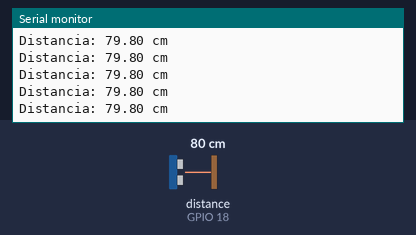
Recording of a sketch running on a simulated ESP32. Shown: the last lines printed to the serial monitor. Wiring (inferred from the names in the program): ultrasonic range finder: trigger GPIO 5; echo GPIO 18. The inputs (shaded band) are chosen by the test bench; at power-on: distance to the obstacle (sensor on GPIO 18) 80 cm. The echo pulse lasts 58.3 µs per cm.

Above: at 1.4 s.
1.5 s: distance to the obstacle (sensor on GPIO 18) set to 96 cm
At 1.58 s:
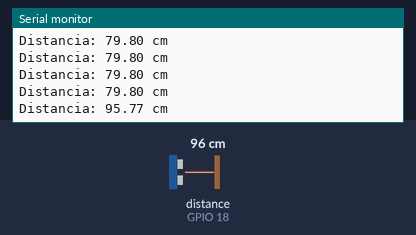
3.0 s: distance to the obstacle (sensor on GPIO 18) set to 104 cm
At 3.08 s:
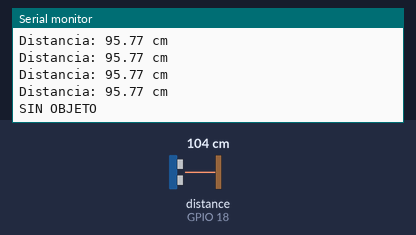

Measured:
- the behaviour switches between 100 and 101 cm on distance to the obstacle (sensor on GPIO 18) (found by bisection; images 1 and 2)
- after the input at 1.5 s, the serial monitor: prints a new line after 0.08 s (image 1)
- after the input at 3.0 s, the serial monitor: prints a new line after 0.08 s (image 2)

The sketch:

esp32_hcsr04_modular.ino
```cpp
// ==============================================================================
// UNIVERSIDAD NACIONAL DE SAN ANTONIO ABAD DEL CUSCO (UNSAAC)
// FACULTAD DE INGENIERÍA ELÉCTRICA, ELECTRÓNICA, INFORMÁTICA Y MECÁNICA
// ESCUELA PROFESIONAL DE INGENIERÍA INFORMÁTICA Y DE SISTEMAS
//
// ASIGNATURA : Robótica
// PRÁCTICA   : Laboratorio N.° 03 - Medición de Distancia con ESP32 y HC-SR04
// AUTOR      : Noe Franklin Choquenaira Quispe (Cód. 133962)
// DOCENTE    : Jose Mauro Pillco Quispe
// ==============================================================================
// ARCHIVO: esp32_hcsr04_modular.ino
// DESCRIPCIÓN:
//   Versión modular, orientada a objetos y con arquitectura profesional.
//   - Encapsula el sensor en la clase HCSR04Sensor.
//   - Utiliza temporización no bloqueante basada en millis() para evitar delays.
//   - Incorpora compensación térmica de la velocidad del sonido.
//   - Aplica filtro de mediana para eliminar espurias y rebotes espurios.
//   - Soporta tres formatos de salida serial: Human-Readable, CSV y JSON.
// ==============================================================================

#include "config.h"
#include "HCSR04.h"

// Instanciación del sensor ultrasónico con parámetros de configuración
HCSR04Sensor sensor(
    PIN_TRIG,
    PIN_ECHO,
    ECHO_TIMEOUT_US,
    DISTANCIA_MIN_CM,
    DISTANCIA_MAX_CM,
    calcularVelocidadSonido(TEMPERATURA_AMBIENTE_C)
);

// Variable para control de tiempo no bloqueante
unsigned long tiempoAnteriorMs = 0;

void imprimirCabeceraInicio()
{
  Serial.println();
  Serial.println("================================================================");
  Serial.println("   UNSAAC - LAB 03: SISTEMA DE MEDICION ULTRASONICA ESP32        ");
  Serial.println("   Sensor HC-SR04 | Arquitectura Modular C++ y No Bloqueante    ");
  Serial.println("================================================================");
  Serial.print(" - Pin TRIG (Disparo)        : GPIO "); Serial.println(PIN_TRIG);
  Serial.print(" - Pin ECHO (Recepción)       : GPIO "); Serial.println(PIN_ECHO);
  Serial.print(" - Temperatura Ambiente      : "); Serial.print(TEMPERATURA_AMBIENTE_C, 1); Serial.println(" °C");
  Serial.print(" - Velocidad del Sonido      : "); Serial.print(calcularVelocidadSonido(TEMPERATURA_AMBIENTE_C) * 10000.0f, 2); Serial.println(" m/s");
  Serial.print(" - Rango Operativo Útil      : ["); Serial.print(DISTANCIA_MIN_CM, 1); Serial.print(" cm - "); Serial.print(DISTANCIA_MAX_CM, 1); Serial.println(" cm]");
  Serial.print(" - Muestreo No Bloqueante    : cada "); Serial.print(SAMPLING_INTERVAL_MS); Serial.println(" ms");
  Serial.println("================================================================");
  Serial.println("HC-SR04 listo para mediciones");
  Serial.println();
}

void setup()
{
  Serial.begin(SERIAL_BAUDRATE);
  while (!Serial && millis() < 3000) {
    // Espera activa defensiva para consolas CDC/USB nativas si aplica
  }

  sensor.begin();
  imprimirCabeceraInicio();

  tiempoAnteriorMs = millis();
}

void loop()
{
  unsigned long tiempoActualMs = millis();

  // Control no bloqueante del ciclo de muestreo
  if (tiempoActualMs - tiempoAnteriorMs >= SAMPLING_INTERVAL_MS)
  {
    tiempoAnteriorMs = tiempoActualMs;

    EstadoMedicion estado;
    // Lectura con filtro de mediana de 3 muestras (delay inter-muestra de 5 ms)
    float distancia = sensor.leerDistanciaFiltrada(3, 5, estado);

    #if CURRENT_OUTPUT_FORMAT == OUTPUT_FORMAT_HUMAN
      // Formato fiel al informe del laboratorio
      switch (estado)
      {
        case MEDICION_OK:
          Serial.print("Distancia: ");
          Serial.print(distancia, 2);
          Serial.println(" cm");
          break;

        case OBJETO_MUY_CERCA:
          Serial.println("Distancia: 0.00 cm");
          break;

        case FUERA_DE_RANGO:
        case SIN_ECO:
        default:
          Serial.println("SIN OBJETO");
          break;
      }

    #elif CURRENT_OUTPUT_FORMAT == OUTPUT_FORMAT_CSV
      // Formato CSV ideal para el data logger en Python: TimestampMs,DistanciaCm,Estado
      Serial.print(tiempoActualMs);
      Serial.print(",");
      Serial.print(distancia, 2);
      Serial.print(",");
      Serial.println(HCSR04Sensor::estadoAString(estado));

    #elif CURRENT_OUTPUT_FORMAT == OUTPUT_FORMAT_JSON
      // Formato JSON para microservicios e interfaces web
      Serial.print("{\"timestamp\":");
      Serial.print(tiempoActualMs);
      Serial.print(",\"distancia\":");
      Serial.print(distancia, 2);
      Serial.print(",\"estado\":\"");
      Serial.print(HCSR04Sensor::estadoAString(estado));
      Serial.println("\"}");

    #endif
  }
}
```

HCSR04.cpp
```cpp
#include "HCSR04.h"

HCSR04Sensor::HCSR04Sensor(uint8_t pinTrig, uint8_t pinEcho, unsigned long timeoutUs,
                           float distMin, float distMax, float velSonido)
    : _pinTrig(pinTrig), _pinEcho(pinEcho), _timeoutUs(timeoutUs),
      _distanciaMin(distMin), _distanciaMax(distMax), _velocidadSonido(velSonido)
{
}

void HCSR04Sensor::begin()
{
    pinMode(_pinTrig, OUTPUT);
    pinMode(_pinEcho, INPUT);
    digitalWrite(_pinTrig, LOW);
    delay(200); // Estabilización eléctrica del transductor
}

unsigned long HCSR04Sensor::dispararYMideTiempo()
{
    // Estabilización previa de la línea TRIG
    digitalWrite(_pinTrig, LOW);
    delayMicroseconds(2);

    // Pulso de disparo ultrasónico exacto de 10 microsegundos
    digitalWrite(_pinTrig, HIGH);
    delayMicroseconds(TRIGGER_PULSE_US);
    digitalWrite(_pinTrig, LOW);

    // Medición del ancho de pulso en alto generado en ECHO
    unsigned long duracionUs = pulseIn(_pinEcho, HIGH, _timeoutUs);
    return duracionUs;
}

float HCSR04Sensor::leerDistancia(EstadoMedicion &estado)
{
    unsigned long tiempoUs = dispararYMideTiempo();

    // Caso 1: No hubo eco de retorno dentro de la ventana de tiempo
    if (tiempoUs == 0)
    {
        estado = SIN_ECO;
        return -1.0f;
    }

    // Cálculo físico: d = (t * v) / 2
    float d = (tiempoUs * _velocidadSonido) / 2.0f;

    // Caso 2: Objeto pegado al transductor (zona ciega <= 3.0 cm)
    if (d <= _distanciaMin)
    {
        estado = OBJETO_MUY_CERCA;
        return 0.0f;
    }

    // Caso 3: Fuera del rango de trabajo práctico útil
    if (d > _distanciaMax)
    {
        estado = FUERA_DE_RANGO;
        return d;
    }

    // Caso 4: Medición válida normal
    estado = MEDICION_OK;
    return d;
}

float HCSR04Sensor::leerDistanciaFiltrada(uint8_t n, unsigned long delayMuestrasMs, EstadoMedicion &estado)
{
    if (n < 1) n = 1;
    if (n > 15) n = 15;

    float buffer[15];
    uint8_t validCount = 0;
    EstadoMedicion ultimoEstado = SIN_ECO;

    for (uint8_t i = 0; i < n; i++)
    {
        EstadoMedicion st;
        float val = leerDistancia(st);
        ultimoEstado = st;

        if (st == MEDICION_OK || st == OBJETO_MUY_CERCA)
        {
            buffer[validCount++] = val;
        }

        if (i < n - 1)
        {
            delay(delayMuestrasMs);
        }
    }

    // Si la mayoría de muestras no captaron eco
    if (validCount == 0)
    {
        estado = ultimoEstado;
        return (ultimoEstado == OBJETO_MUY_CERCA) ? 0.0f : -1.0f;
    }

    // Ordenamiento por inserción para obtener la mediana estadística (robusto a outliers)
    for (uint8_t i = 1; i < validCount; i++)
    {
        float key = buffer[i];
        int j = i - 1;
        while (j >= 0 && buffer[j] > key)
        {
            buffer[j + 1] = buffer[j];
            j--;
        }
        buffer[j + 1] = key;
    }

    float mediana = buffer[validCount / 2];

    if (mediana <= _distanciaMin)
    {
        estado = OBJETO_MUY_CERCA;
        return 0.0f;
    }

    estado = MEDICION_OK;
    return mediana;
}

void HCSR04Sensor::setTemperaturaAmbiente(float tempCelsius)
{
    _velocidadSonido = calcularVelocidadSonido(tempCelsius);
}

const char* HCSR04Sensor::estadoAString(EstadoMedicion estado)
{
    switch (estado)
    {
        case MEDICION_OK:
            return "MEDICION_OK";
        case OBJETO_MUY_CERCA:
            return "OBJETO_MUY_CERCA";
        case FUERA_DE_RANGO:
            return "FUERA_DE_RANGO";
        case SIN_ECO:
            return "SIN_OBJETO";
        default:
            return "DESCONOCIDO";
    }
}
```

HCSR04.h
```cpp
#ifndef HCSR04_H
#define HCSR04_H

#include <Arduino.h>
#include "config.h"

// Estados posibles de la medición
enum EstadoMedicion {
    MEDICION_OK,            // Medición válida y dentro del rango normal
    OBJETO_MUY_CERCA,       // Objeto pegado al sensor (zona ciega <= DISTANCIA_MIN_CM)
    FUERA_DE_RANGO,         // Medición superior a DISTANCIA_MAX_CM
    SIN_ECO                 // Timeout superado, no hay obstáculo reflectivo detectable
};

class HCSR04Sensor {
private:
    uint8_t _pinTrig;
    uint8_t _pinEcho;
    unsigned long _timeoutUs;
    float _distanciaMin;
    float _distanciaMax;
    float _velocidadSonido;

    // Métodos internos
    unsigned long dispararYMideTiempo();

public:
    /**
     * @brief Constructor del controlador del sensor HC-SR04
     * @param pinTrig Pin GPIO conectado al pin TRIG
     * @param pinEcho Pin GPIO conectado al pin ECHO (con divisor resistivo)
     * @param timeoutUs Tiempo máximo de espera en microsegundos
     * @param distMin Distancia mínima en cm (zona ciega)
     * @param distMax Distancia máxima en cm
     * @param velSonido Velocidad del sonido en cm/µs
     */
    HCSR04Sensor(uint8_t pinTrig = PIN_TRIG,
                 uint8_t pinEcho = PIN_ECHO,
                 unsigned long timeoutUs = ECHO_TIMEOUT_US,
                 float distMin = DISTANCIA_MIN_CM,
                 float distMax = DISTANCIA_MAX_CM,
                 float velSonido = VELOCIDAD_SONIDO_DEFAULT);

    /**
     * @brief Inicializa los pines GPIO y estabiliza el transductor
     */
    void begin();

    /**
     * @brief Realiza una lectura instantánea única
     * @param[out] estado Referencia donde se almacena el estado diagnóstico resultante
     * @return Distancia calculada en cm (o -1.0 si falla / sin eco)
     */
    float leerDistancia(EstadoMedicion &estado);

    /**
     * @brief Realiza múltiples lecturas y calcula la mediana para filtrar ruido espurio
     * @param n Cantidad de muestras a tomar (mínimo 1, máximo 15)
     * @param delayMuestrasMs Intervalo entre lecturas sucesivas del filtro
     * @param[out] estado Estado diagnóstico resultante de la mediana
     * @return Distancia filtrada en cm
     */
    float leerDistanciaFiltrada(uint8_t n, unsigned long delayMuestrasMs, EstadoMedicion &estado);

    /**
     * @brief Actualiza la velocidad del sonido según la temperatura ambiente
     * @param tempCelsius Temperatura ambiente en grados Celsius
     */
    void setTemperaturaAmbiente(float tempCelsius);

    /**
     * @brief Convierte un estado de medición a una cadena de texto legible
     */
    static const char* estadoAString(EstadoMedicion estado);
};

#endif // HCSR04_H
```

config.h
```cpp
#ifndef CONFIG_H
#define CONFIG_H

#include <Arduino.h>

// ==============================================================================
// CONFIGURACIÓN DE PINES HARDWARE (ESP32)
// ==============================================================================
// TRIG: Pin digital configurado como SALIDA para enviar el tren de pulsos (GPIO 5)
#define PIN_TRIG 5

// ECHO: Pin digital configurado como ENTRADA para medir el tiempo de retorno (GPIO 18)
// NOTA IMPORTANTE: La señal ECHO del sensor entrega 5V. Se debe utilizar un divisor
// de tensión resistivo (ej. 1kΩ y 2kΩ) para adecuar el nivel lógico a los 3.3V del ESP32.
#define PIN_ECHO 18

// ==============================================================================
// PARÁMETROS FÍSICOS Y DE CALIBRACIÓN
// ==============================================================================
// Temperatura ambiente estimada en grados Celsius (°C) en el laboratorio (Cusco ~18°C)
const float TEMPERATURA_AMBIENTE_C = 18.0f;

// Velocidad del sonido calculada dinámicamente según la temperatura:
// v(T) = 331.3 + (0.606 * T) [m/s]
// En cm/µs: v_us = (331.3 + 0.606 * T) * 100 / 1000000 = (331.3 + 0.606 * T) * 0.0001
inline float calcularVelocidadSonido(float tempC) {
    return (331.3f + (0.606f * tempC)) * 0.0001f; // ~0.03422 cm/µs a 18°C
}

// Velocidad por defecto estándar a 20°C: 0.0343 cm/µs
const float VELOCIDAD_SONIDO_DEFAULT = 0.0343f;

// ==============================================================================
// RANGOS Y UMBRALES DE MEDICIÓN
// ==============================================================================
// Umbral de zona ciega inferior (cm). Transductores saturados por rebote inmediato.
const float DISTANCIA_MIN_CM = 3.0f;

// Rango práctico máximo de medición experimental (cm).
const float DISTANCIA_MAX_CM = 100.0f;

// Tiempo máximo de espera para pulso ECHO en microsegundos (µs)
// 30,000 µs equivale a una distancia teórica de ida y vuelta de ~514 cm (~257 cm unidireccional)
const unsigned long ECHO_TIMEOUT_US = 30000UL;

// Duración del pulso de disparo acústico (estándar del fabricante: 10 µs)
const unsigned int TRIGGER_PULSE_US = 10;

// ==============================================================================
// COMUNICACIÓN SERIAL Y TEMPORIZACIÓN
// ==============================================================================
const unsigned long SERIAL_BAUDRATE = 115200;

// Período de muestreo no bloqueante en milisegundos (ms)
const unsigned long SAMPLING_INTERVAL_MS = 100;

// Número de muestras para el filtro de promediado o mediana (1 = sin filtro)
const uint8_t FILTER_SAMPLES = 5;

// Formato de salida serial:
// 0 = Formato legible humano (estilo informe de laboratorio)
// 1 = Formato CSV (Timestamp_ms,Distancia_cm,Estado)
// 2 = Formato JSON para integración IoT
#define OUTPUT_FORMAT_HUMAN 0
#define OUTPUT_FORMAT_CSV   1
#define OUTPUT_FORMAT_JSON  2

#define CURRENT_OUTPUT_FORMAT OUTPUT_FORMAT_HUMAN

#endif // CONFIG_H
```
